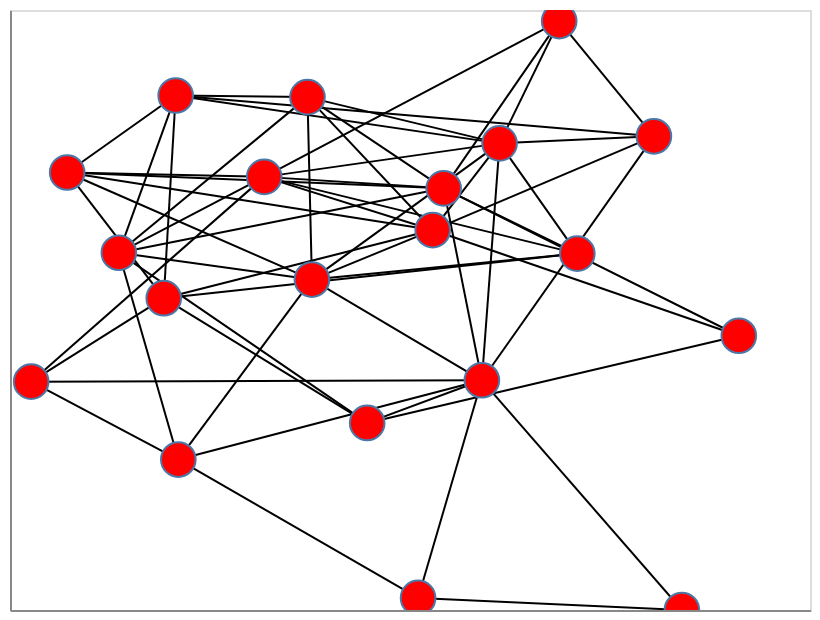

Notebook cell for this chart:
### Code cell
import networkx as nx
import nx_altair as nxa

# Generate a random graph
G = nx.fast_gnp_random_graph(n=20, p=0.25)

# Compute positions for viz.
pos = nx.spring_layout(G)

# Draw the graph using Altair
viz = nxa.draw_networkx(G, pos=pos)

# Show it as an interactive plot!
viz.interactive()

### Figure 1 — Vega-Lite specification as saved in the notebook (floating-point values rounded to 4 significant figures)
{"config": {"view": {"continuousWidth": 400, "continuousHeight": 300}}, "layer": [{"data": {"name": "data-35ce083f6bcf6d7e917e6c8dff5e43cd"}, "mark": {"type": "line", "color": "black", "opacity": 1, "strokeWidth": 1}, "encoding": {"detail": {"type": "quantitative", "field": "edge"}, "x": {"type": "quantitative", "axis": {"grid": false, "labels": false, "ticks": false, "title": ""}, "field": "x"}, "y": {"type": "quantitative", "axis": {"grid": false, "labels": false, "ticks": false, "title": ""}, "field": "y"}}, "selection": {"selector001": {"type": "interval", "bind": "scales", "encodings": ["x", "y"]}}}, {"data": {"name": "data-335d820fd471f7ed0b0e6c21ad6b1e21"}, "mark": {"type": "point", "fill": "red", "opacity": 1, "size": 300, "strokeWidth": 1.0}, "encoding": {"x": {"type": "quantitative", "axis": {"grid": false, "labels": false, "ticks": false}, "field": "x"}, "y": {"type": "quantitative", "axis": {"grid": false, "labels": false, "ticks": false}, "field": "y"}}}], "$schema": "https://vega.github.io/schema/vega-lite/v4.8.1.json", "datasets": {"data-35ce083f6bcf6d7e917e6c8dff5e43cd": [{"pair": [0, 4], "x": -0.4709, "target": 4, "y": -0.3149, "source": 0, "edge": 0}, {"pair": [0, 4], "x": 0.1488, "target": 4, "y": -0.3108, "source": 0, "edge": 0}, {"pair": [0, 5], "x": -0.4709, "target": 5, "y": -0.3149, "source": 0, "edge": 1}, {"pair": [0, 5], "x": -0.2685, "target": 5, "y": -0.5487, "source": 0, "edge": 1}, {"pair": [0, 11], "x": -0.4709, "target": 11, "y": -0.3149, "source": 0, "edge": 2}, {"pair": [0, 11], "x": -0.2886, "target": 11, "y": -0.06457, "source": 0, "edge": 2}, {"pair": [0, 12], "x": -0.4709, "target": 12, "y": -0.3149, "source": 0, "edge": 3}, {"pair": [0, 12], "x": -0.1505, "target": 12, "y": 0.2994, "source": 0, "edge": 3}, {"pair": [1, 7], "x": -0.2722, "target": 7, "y": 0.5437, "source": 1, "edge": 4}, {"pair": [1, 7], "x": -0.09097, "target": 7, "y": 0.5387, "source": 1, "edge": 4}, {"pair": [1, 8], "x": -0.2722, "target": 8, "y": 0.5437, "source": 1, "edge": 5}, {"pair": [1, 8], "x": 0.1732, "target": 8, "y": 0.3999, "source": 1, "edge": 5}, {"pair": [1, 9], "x": -0.2722, "target": 9, "y": 0.5437, "source": 1, "edge": 6}, {"pair": [1, 9], "x": -0.4214, "target": 9, "y": 0.3126, "source": 1, "edge": 6}, {"pair": [1, 11], "x": -0.2722, "target": 11, "y": 0.5437, "source": 1, "edge": 7}, {"pair": [1, 11], "x": -0.2886, "target": 11, "y": -0.06457, "source": 1, "edge": 7}, {"pair": [1, 15], "x": -0.2722, "target": 15, "y": 0.5437, "source": 1, "edge": 8}, {"pair": [1, 15], "x": 0.3854, "target": 15, "y": 0.421, "source": 1, "edge": 8}, {"pair": [1, 19], "x": -0.2722, "target": 19, "y": 0.5437, "source": 1, "edge": 9}, {"pair": [1, 19], "x": -0.3503, "target": 19, "y": 0.07159, "source": 1, "edge": 9}, {"pair": [2, 3], "x": 0.2801, "target": 3, "y": 0.06915, "source": 2, "edge": 10}, {"pair": [2, 3], "x": 0.09629, "target": 3, "y": 0.265, "source": 2, "edge": 10}, {"pair": [2, 6], "x": 0.2801, "target": 6, "y": 0.06915, "source": 2, "edge": 11}, {"pair": [2, 6], "x": -0.08487, "target": 6, "y": -0.008701, "source": 2, "edge": 11}, {"pair": [2, 8], "x": 0.2801, "target": 8, "y": 0.06915, "source": 2, "edge": 12}, {"pair": [2, 8], "x": 0.1732, "target": 8, "y": 0.3999, "source": 2, "edge": 12}, {"pair": [2, 11], "x": 0.2801, "target": 11, "y": 0.06915, "source": 2, "edge": 13}, {"pair": [2, 11], "x": -0.2886, "target": 11, "y": -0.06457, "source": 2, "edge": 13}, {"pair": [2, 12], "x": 0.2801, "target": 12, "y": 0.06915, "source": 2, "edge": 14}, {"pair": [2, 12], "x": -0.1505, "target": 12, "y": 0.2994, "source": 2, "edge": 14}, {"pair": [3, 4], "x": 0.09629, "target": 4, "y": 0.265, "source": 3, "edge": 15}, {"pair": [3, 4], "x": 0.1488, "target": 4, "y": -0.3108, "source": 3, "edge": 15}, {"pair": [3, 7], "x": 0.09629, "target": 7, "y": 0.265, "source": 3, "edge": 16}, {"pair": [3, 7], "x": -0.09097, "target": 7, "y": 0.5387, "source": 3, "edge": 16}, {"pair": [3, 9], "x": 0.09629, "target": 9, "y": 0.265, "source": 3, "edge": 17}, {"pair": [3, 9], "x": -0.4214, "target": 9, "y": 0.3126, "source": 3, "edge": 17}, {"pair": [3, 12], "x": 0.09629, "target": 12, "y": 0.265, "source": 3, "edge": 18}, {"pair": [3, 12], "x": -0.1505, "target": 12, "y": 0.2994, "source": 3, "edge": 18}, {"pair": [3, 16], "x": 0.09629, "target": 16, "y": 0.265, "source": 3, "edge": 19}, {"pair": [3, 16], "x": 0.2551, "target": 16, "y": 0.7668, "source": 3, "edge": 19}, {"pair": [3, 17], "x": 0.09629, "target": 17, "y": 0.265, "source": 3, "edge": 20}, {"pair": [3, 17], "x": 0.5021, "target": 17, "y": -0.1772, "source": 3, "edge": 20}, {"pair": [3, 19], "x": 0.09629, "target": 19, "y": 0.265, "source": 3, "edge": 21}, {"pair": [3, 19], "x": -0.3503, "target": 19, "y": 0.07159, "source": 3, "edge": 21}, {"pair": [4, 5], "x": 0.1488, "target": 5, "y": -0.3108, "source": 4, "edge": 22}, {"pair": [4, 5], "x": -0.2685, "target": 5, "y": -0.5487, "source": 4, "edge": 22}, {"pair": [4, 6], "x": 0.1488, "target": 6, "y": -0.3108, "source": 4, "edge": 23}, {"pair": [4, 6], "x": -0.08487, "target": 6, "y": -0.008701, "source": 4, "edge": 23}, {"pair": [4, 8], "x": 0.1488, "target": 8, "y": -0.3108, "source": 4, "edge": 24}, {"pair": [4, 8], "x": 0.1732, "target": 8, "y": 0.3999, "source": 4, "edge": 24}, {"pair": [4, 10], "x": 0.1488, "target": 10, "y": -0.3108, "source": 4, "edge": 25}, {"pair": [4, 10], "x": 0.4238, "target": 10, "y": -1.0, "source": 4, "edge": 25}, {"pair": [4, 13], "x": 0.1488, "target": 13, "y": -0.3108, "source": 4, "edge": 26}, {"pair": [4, 13], "x": -0.008892, "target": 13, "y": -0.4388, "source": 4, "edge": 26}, {"pair": [4, 15], "x": 0.1488, "target": 15, "y": -0.3108, "source": 4, "edge": 27}, {"pair": [4, 15], "x": 0.3854, "target": 15, "y": 0.421, "source": 4, "edge": 27}, {"pair": [4, 18], "x": 0.1488, "target": 18, "y": -0.3108, "source": 4, "edge": 28}, {"pair": [4, 18], "x": 0.06111, "target": 18, "y": -0.9637, "source": 4, "edge": 28}, {"pair": [5, 6], "x": -0.2685, "target": 6, "y": -0.5487, "source": 5, "edge": 29}, {"pair": [5, 6], "x": -0.08487, "target": 6, "y": -0.008701, "source": 5, "edge": 29}, {"pair": [5, 18], "x": -0.2685, "target": 18, "y": -0.5487, "source": 5, "edge": 30}, {"pair": [5, 18], "x": 0.06111, "target": 18, "y": -0.9637, "source": 5, "edge": 30}, {"pair": [5, 19], "x": -0.2685, "target": 19, "y": -0.5487, "source": 5, "edge": 31}, {"pair": [5, 19], "x": -0.3503, "target": 19, "y": 0.07159, "source": 5, "edge": 31}, {"pair": [6, 7], "x": -0.08487, "target": 7, "y": -0.008701, "source": 6, "edge": 32}, {"pair": [6, 7], "x": -0.09097, "target": 7, "y": 0.5387, "source": 6, "edge": 32}, {"pair": [6, 8], "x": -0.08487, "target": 8, "y": -0.008701, "source": 6, "edge": 33}, {"pair": [6, 8], "x": 0.1732, "target": 8, "y": 0.3999, "source": 6, "edge": 33}, {"pair": [6, 9], "x": -0.08487, "target": 9, "y": -0.008701, "source": 6, "edge": 34}, {"pair": [6, 9], "x": -0.4214, "target": 9, "y": 0.3126, "source": 6, "edge": 34}, {"pair": [6, 14], "x": -0.08487, "target": 14, "y": -0.008701, "source": 6, "edge": 35}, {"pair": [6, 14], "x": 0.08121, "target": 14, "y": 0.1398, "source": 6, "edge": 35}, {"pair": [6, 19], "x": -0.08487, "target": 19, "y": -0.008701, "source": 6, "edge": 36}, {"pair": [6, 19], "x": -0.3503, "target": 19, "y": 0.07159, "source": 6, "edge": 36}, {"pair": [7, 8], "x": -0.09097, "target": 8, "y": 0.5387, "source": 7, "edge": 37}, {"pair": [7, 8], "x": 0.1732, "target": 8, "y": 0.3999, "source": 7, "edge": 37}, {"pair": [7, 14], "x": -0.09097, "target": 14, "y": 0.5387, "source": 7, "edge": 38}, {"pair": [7, 14], "x": 0.08121, "target": 14, "y": 0.1398, "source": 7, "edge": 38}, {"pair": [7, 19], "x": -0.09097, "target": 19, "y": 0.5387, "source": 7, "edge": 39}, {"pair": [7, 19], "x": -0.3503, "target": 19, "y": 0.07159, "source": 7, "edge": 39}, {"pair": [8, 12], "x": 0.1732, "target": 12, "y": 0.3999, "source": 8, "edge": 40}, {"pair": [8, 12], "x": -0.1505, "target": 12, "y": 0.2994, "source": 8, "edge": 40}, {"pair": [8, 14], "x": 0.1732, "target": 14, "y": 0.3999, "source": 8, "edge": 41}, {"pair": [8, 14], "x": 0.08121, "target": 14, "y": 0.1398, "source": 8, "edge": 41}, {"pair": [8, 15], "x": 0.1732, "target": 15, "y": 0.3999, "source": 8, "edge": 42}, {"pair": [8, 15], "x": 0.3854, "target": 15, "y": 0.421, "source": 8, "edge": 42}, {"pair": [8, 16], "x": 0.1732, "target": 16, "y": 0.3999, "source": 8, "edge": 43}, {"pair": [8, 16], "x": 0.2551, "target": 16, "y": 0.7668, "source": 8, "edge": 43}, {"pair": [9, 11], "x": -0.4214, "target": 11, "y": 0.3126, "source": 9, "edge": 44}, {"pair": [9, 11], "x": -0.2886, "target": 11, "y": -0.06457, "source": 9, "edge": 44}, {"pair": [9, 12], "x": -0.4214, "target": 12, "y": 0.3126, "source": 9, "edge": 45}, {"pair": [9, 12], "x": -0.1505, "target": 12, "y": 0.2994, "source": 9, "edge": 45}, {"pair": [9, 14], "x": -0.4214, "target": 14, "y": 0.3126, "source": 9, "edge": 46}, {"pair": [9, 14], "x": 0.08121, "target": 14, "y": 0.1398, "source": 9, "edge": 46}, {"pair": [10, 18], "x": 0.4238, "target": 18, "y": -1.0, "source": 10, "edge": 47}, {"pair": [10, 18], "x": 0.06111, "target": 18, "y": -0.9637, "source": 10, "edge": 47}, {"pair": [11, 13], "x": -0.2886, "target": 13, "y": -0.06457, "source": 11, "edge": 48}, {"pair": [11, 13], "x": -0.008892, "target": 13, "y": -0.4388, "source": 11, "edge": 48}, {"pair": [11, 14], "x": -0.2886, "target": 14, "y": -0.06457, "source": 11, "edge": 49}, {"pair": [11, 14], "x": 0.08121, "target": 14, "y": 0.1398, "source": 11, "edge": 49}, {"pair": [12, 14], "x": -0.1505, "target": 14, "y": 0.2994, "source": 12, "edge": 50}, {"pair": [12, 14], "x": 0.08121, "target": 14, "y": 0.1398, "source": 12, "edge": 50}, {"pair": [12, 16], "x": -0.1505, "target": 16, "y": 0.2994, "source": 12, "edge": 51}, {"pair": [12, 16], "x": 0.2551, "target": 16, "y": 0.7668, "source": 12, "edge": 51}, {"pair": [12, 19], "x": -0.1505, "target": 19, "y": 0.2994, "source": 12, "edge": 52}, {"pair": [12, 19], "x": -0.3503, "target": 19, "y": 0.07159, "source": 12, "edge": 52}, {"pair": [13, 17], "x": -0.008892, "target": 17, "y": -0.4388, "source": 13, "edge": 53}, {"pair": [13, 17], "x": 0.5021, "target": 17, "y": -0.1772, "source": 13, "edge": 53}, {"pair": [13, 19], "x": -0.008892, "target": 19, "y": -0.4388, "source": 13, "edge": 54}, {"pair": [13, 19], "x": -0.3503, "target": 19, "y": 0.07159, "source": 13, "edge": 54}, {"pair": [14, 15], "x": 0.08121, "target": 15, "y": 0.1398, "source": 14, "edge": 55}, {"pair": [14, 15], "x": 0.3854, "target": 15, "y": 0.421, "source": 14, "edge": 55}, {"pair": [14, 17], "x": 0.08121, "target": 17, "y": 0.1398, "source": 14, "edge": 56}, {"pair": [14, 17], "x": 0.5021, "target": 17, "y": -0.1772, "source": 14, "edge": 56}, {"pair": [15, 16], "x": 0.3854, "target": 16, "y": 0.421, "source": 15, "edge": 57}, {"pair": [15, 16], "x": 0.2551, "target": 16, "y": 0.7668, "source": 15, "edge": 57}], "data-335d820fd471f7ed0b0e6c21ad6b1e21": [{"y": -0.3149, "x": -0.4709}, {"y": 0.5437, "x": -0.2722}, {"y": 0.06915, "x": 0.2801}, {"y": 0.265, "x": 0.09629}, {"y": -0.3108, "x": 0.1488}, {"y": -0.5487, "x": -0.2685}, {"y": -0.008701, "x": -0.08487}, {"y": 0.5387, "x": -0.09097}, {"y": 0.3999, "x": 0.1732}, {"y": 0.3126, "x": -0.4214}, {"y": -1.0, "x": 0.4238}, {"y": -0.06457, "x": -0.2886}, {"y": 0.2994, "x": -0.1505}, {"y": -0.4388, "x": -0.008892}, {"y": 0.1398, "x": 0.08121}, {"y": 0.421, "x": 0.3854}, {"y": 0.7668, "x": 0.2551}, {"y": -0.1772, "x": 0.5021}, {"y": -0.9637, "x": 0.06111}, {"y": 0.07159, "x": -0.3503}]}}
